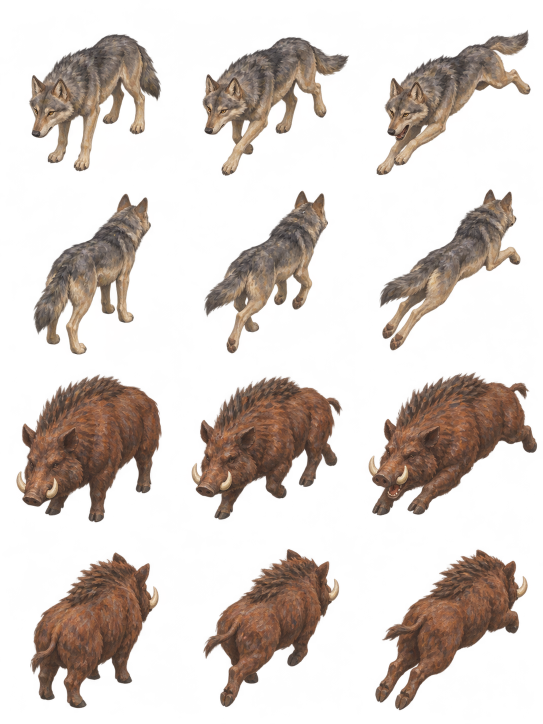
#> input picture art/originals/beasts.png, 1086 x 1448 px (shown at 1/2 size); its folder holds only this picture in this run
$ python -i bake_archer_turn.py   (imports and definitions only)
#> lines starting #> are read from the running program, lines starting #| are printed output that depends on the picture; after the words box and inside, x2 and y2 are one past the last pixel; in counts of white or black regions, pixels touching at a corner belong together
#> further down, picture is the input picture: PIL image 1086x1448 RGBA; mean R, G, B, A 47.6, 34.4, 27.3, 76.6
### art/tools/bake_motion.py
"""Bake motion-compensated inbetweens from the registered original poses."""
from pathlib import Path
import cv2
import numpy as np
from PIL import Image

ROOT = Path(__file__).resolve().parents[2] / "prototype/art/original"
WD, HT = 320, 256
SUBSTEPS = 8
COLS = 16
solver = cv2.DISOpticalFlow_create(cv2.DISOPTICAL_FLOW_PRESET_MEDIUM)
yy, xx = np.mgrid[:HT, :WD].astype(np.float32)


def prepare(frame):
    rgba = np.asarray(frame, dtype=np.float32) / 255
    rgba[:, :, :3] *= rgba[:, :, 3:]
    # Include silhouette edges in the correspondence search.
    gray = cv2.cvtColor(rgba[:, :, :3], cv2.COLOR_RGB2GRAY)
    return rgba, np.uint8((.72 * gray + .28 * rgba[:, :, 3]) * 255)


# [9 lines left out: function warp_towards, not called in this run]


# Landmarks on the original spear keys: tip, grip, face, shoulder, belt,
# trailing cloth, planted foot and the other foot. Coordinates are tile-local.
SPEAR_GUIDES = [
    {0: [(118,65),(145,132),(162,84),(180,108),(164,154),(193,174),(146,212),(180,232)],
     11:[(112,65),(144,148),(154,86),(174,110),(158,156),(199,162),(142,212),(179,233)],
     12:[(105,105),(148,146),(145,85),(167,105),(160,154),(209,138),(126,231),(181,203)],
     13:[(72,216),(136,161),(170,98),(186,112),(178,151),(239,139),(136,232),(236,206)],
     14:[(108,80),(153,149),(147,87),(169,111),(154,155),(205,144),(129,232),(186,206)]},
    {0: [(205,64),(179,133),(156,86),(164,105),(149,157),(119,177),(132,221),(171,232)],
     11:[(206,65),(180,134),(170,87),(170,108),(154,157),(116,176),(133,219),(166,232)],
     12:[(215,81),(185,114),(168,86),(170,104),(153,154),(107,151),(119,231),(173,199)],
     13:[(239,81),(201,103),(162,98),(168,113),(145,155),(95,162),(89,231),(183,203)],
     14:[(208,76),(180,138),(174,91),(171,110),(150,159),(117,170),(121,232),(181,221)]},
]


# Medea's registration marks: crown, casting fingers, elbow, vial hand,
# hip, two sandals and the trailing hem. Keep the throwing hand attached.
MEDEA_GUIDES = [
    {0:[(157,37),(140,104),(128,100),(153,103),(157,140),(149,229),(177,226),(193,200)],
     2:[(157,37),(76,44),(111,59),(161,104),(153,140),(102,229),(204,226),(218,199)]},
    {0:[(156,37),(193,100),(185,99),(144,104),(157,140),(145,229),(177,226),(186,200)],
     2:[(157,37),(249,46),(209,62),(116,101),(155,140),(100,226),(207,229),(90,200)]},
]


def guide_maps(source, target, t, intermediate=None, size=(WD,HT)):
    width,height=size
    gy,gx=(yy,xx) if size==(WD,HT) else np.mgrid[:height,:width].astype(np.float32)
    border = [(0,0),(width-1,0),(width-1,height-1),(0,height-1)]
    a, b = (np.float32(points + border) for points in (source, target))
    mid = (1-t)*a + t*b if intermediate is None else np.float32(list(intermediate) + border)
    mesh = cv2.Subdiv2D((0,0,width,height))
    for x, y in mid:
        mesh.insert((float(x),float(y)))
    maps = [np.dstack((gx, gy)).copy() for _ in range(2)]
    for tri in mesh.getTriangleList().reshape(-1,3,2):
        ids = np.argmin(np.sum((mid[None,:,:]-tri[:,None,:])**2,axis=2),axis=1)
        left, top, w, h = cv2.boundingRect(tri)
        coords = np.dstack((gx[top:top+h,left:left+w], gy[top:top+h,left:left+w]))
        mask = np.zeros((h,w),np.uint8)
        cv2.fillConvexPoly(mask,np.int32(np.rint(tri-[left,top])),1)
        for output, keys in zip(maps, (a,b)):
            transform = cv2.getAffineTransform(tri, keys[ids])
            patch = output[top:top+h,left:left+w]
            patch[mask!=0] = cv2.transform(coords,transform)[mask!=0]
    return maps


# [66 lines left out: functions between, bake, not called in this run]


# [4 lines that do not run on import are left out]

### art/tools/bake_hero_turn.py
"""Bake the spear hero's directional pivot from the approved drawings."""
from pathlib import Path
import cv2
import numpy as np
from PIL import Image, ImageOps

from bake_motion import ROOT, WD, HT, SPEAR_GUIDES, prepare, guide_maps

SOURCE = Path(__file__).resolve().parents[1] / "originals/hero-turn.png"
STEPS = 8
# Tip, grip, face, shoulder, belt, cape and two soles in each new drawing.
GUIDES = [
    [(295,15),(307,244),(390,102),(439,180),(392,319),(510,350),(366,684),(413,685)],
    [(159,31),(264,243),(302,110),(360,182),(329,318),(467,356),(299,684),(417,653)],
    [(430,14),(423,232),(336,101),(365,178),(326,332),(209,406),(305,684),(359,684)],
]


# [28 lines left out: functions generated_key, mirror, layers, not called in this run]


def body_guides(body,head,foot,center=WD/2):
    mask = body[:,:,3] > .50
    # Register the visible sides of the torso in screen order. Anatomical
    # shoulder/cape landmarks swap sides during a pivot and fold a triangle.
    anchors = []
    for frac in [-.07, .0, .17, .32, .49, .65, .82, .96]:
        y = int(round(head + frac*(foot-head)))
        _,xs = np.where(mask[y-2:y+3])
        left,right = np.percentile(xs,[2,98]) if len(xs) else (center-3,center+3)
        anchors += [(left,y),(right,y)]
    return np.asarray(anchors,dtype=float)


def warp_shaft(layer, source, target):
    # Similarity about the grip keeps the straight shaft out of the torso mesh.
    def triangle(ends):
        tip,grip = ends
        dx,dy = tip-grip
        return np.float32([tip,grip,grip + [-dy,dx]])
    matrix = cv2.getAffineTransform(triangle(source),triangle(target))
    return cv2.warpAffine(layer,matrix,(WD,HT),flags=cv2.INTER_LINEAR)


# [32 lines left out: function bake, not called in this run]


# [2 lines that do not run on import are left out]

### art/tools/bake_archer_turn.py
"""Register Atalanta's painted bow separately from her torso for turns and draws."""
import cv2
import numpy as np
from PIL import Image
from bake_motion import ROOT, WD, HT, prepare, guide_maps
from bake_hero_turn import body_guides, warp_shaft

# Per view and pose: face, grip, upper limb tip, and the weapon cutout.
MARKS = [
    [(66,(140,151),(120,78),[(115,74),(127,76),(143,119),(146,151),(145,202),(138,202),(137,157),(117,135)]),
     (75,(114,112),(143,40),[(139,36),(149,39),(124,98),(121,105),(120,125),(151,169),(146,181),(108,144),(105,120),(80,122),(79,112),(104,103),(104,76)])],
    [(70,(185,151),(199,86),[(189,83),(204,82),(207,134),(190,159),(181,203),(173,202),(179,154),(184,142)]),
     (69,(206,72),(182,25),[(177,21),(186,19),(213,46),(213,55),(228,54),(229,65),(214,69),(214,108),(191,144),(183,141),(198,87),(198,68)])],
]


def key(image, side, pose, mirrored=False):
    face,grip,tip,outline = MARKS[side][int(pose==2)]
    cell = image.crop((pose*WD,side*HT,(pose+1)*WD,(side+1)*HT))
    paint = prepare(cell)[0]
    mask = np.zeros((HT,WD),np.uint8)
    cv2.fillPoly(mask,[np.int32(outline)],1)
#> mask: shape (256, 320); values 0 (black) and 1 (white), 2.7% white; 1 white region, box (x1, y1, x2, y2) and area: (115, 74, 147, 203) 2172
    bow = paint * mask[:,:,None]
    body = paint-bow
    ends = np.float32([tip,grip])
    if mirrored:
        body,bow = body[:,::-1].copy(),bow[:,::-1].copy()
        ends[:,0] = WD-1-ends[:,0]
    return body,bow,body_guides(body,face,237),ends
#> in body_guides, `mask = body[:,:,3] > .50`:
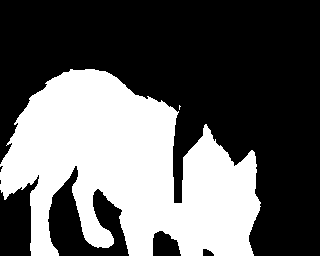
#> mask: shape (256, 320) bool; 37.5% white; 2 white regions (1 under 20 px), largest, box (x1, y1, x2, y2) and area: (0, 69, 261, 256) 30753
#> the loop in body_guides, `for frac in [-.07, .0, .17, .32, .49, .65, .82, .96]:` made 8 passes
#> (left, right) on passes 3 to 8: (34, 140.3), (19, 172), (12.24, 223), (4, 251), (34, 256), (34, 247)
#> (left, right, anchors) on passes 1 to 2: (157, 163, [(157, 54), (163, 54)]), (157, 163, [(157, 54), (163, 54), (157, 66), (163, 66)])


def sample(a,b,t,pivot=False):
    left,wl,ga,ea = a
    right,wr,gb,eb = b
    if t == 0 or t == 1:
        body,bow = (left,wl) if t==0 else (right,wr)
        ink = body+bow
    else:
        mid = ga*(1-t)+gb*t
        sway = np.sin(np.pi*t)
        if pivot:
            mid[12::2] = ga[12::2]+(gb-ga)[12::2]*t*t
            mid[13::2,1] -= 3*sway
        # Keep the wrists registered while the upper limb travels in an arc.
        ends = ea*(1-t)+eb*t
        ends[:,1] -= sway*(2 if pivot else 5)
        ma,mb = guide_maps(ga.tolist()+[ea[1].tolist()],gb.tolist()+[eb[1].tolist()],t,
                           np.vstack((mid,ends[1])))
        w = t*t/(t*t+(1-t)**2)
        ink = cv2.remap(left,ma,None,cv2.INTER_LINEAR)*(1-w)+cv2.remap(right,mb,None,cv2.INTER_LINEAR)*w
        weapon = warp_shaft(wl,ea,ends)*(1-w)+warp_shaft(wr,eb,ends)*w
        ink += weapon*(1-ink[:,:,3:])
    ink[:,:,:3] /= np.maximum(ink[:,:,3:],.00001)
    return Image.fromarray(np.uint8(np.clip(ink*255+.5,0,255)))


def bake_pivot(image):
    # The four carry keys look diagonally out from the board. Each intervening
    # quarter-turn has sixteen registered poses, including the wrap at north.
    ring = [key(image,0,0,True),key(image,1,0),key(image,1,0,True),key(image,0,0)]
#> in key (call 2), `cv2.fillPoly(mask,[np.int32(outline)],1)`: mask: shape (256, 320); values 0 (black) and 1 (white), 2.4% white; 1 white region, box (x1, y1, x2, y2) and area: (173, 82, 208, 204) 1942
#> in body_guides (call 2), `mask = body[:,:,3] > .50`: mask: shape (256, 320) bool; 18.2% white; 5 white regions, box (x1, y1, x2, y2) and area: (120, 132, 302, 256) 10569, (148, 0, 191, 86) 1939, (96, 0, 139, 70) 1539, (63, 0, 105, 20) 603, (260, 0, 289, 13) 292
#> the loop in body_guides (call 2), `for frac in [-.07, .0, .17, .32, .49, .65, .82, .96]:` made 8 passes
#> (y, left, right) on passes 3 to 8: (98, 157, 163), (123, 157, 163), (152, 238, 293.8), (179, 222.5, 294.5), (207, 196.9, 292), (230, 162.8, 277.2)
#> (y, left, right, anchors) on passes 1 to 2: (58, 97, 177, [(97, 58), (177, 58)]), (70, 102, 178, [(97, 58), (177, 58), (102, 70), (178, 70)])
#> call 3 of body_guides, with head = 70, foot = 237, center = 160
#> in body_guides (call 3), `mask = body[:,:,3] > .50`:
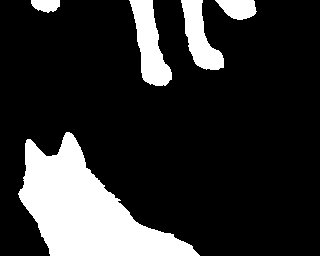
#> mask: shape (256, 320) bool; 18.2% white; 5 white regions, box (x1, y1, x2, y2) and area: (18, 132, 200, 256) 10569, (129, 0, 172, 86) 1939, (181, 0, 224, 70) 1539, (215, 0, 257, 20) 603, (31, 0, 60, 13) 292
#> the loop in body_guides (call 3), `for frac in [-.07, .0, .17, .32, .49, .65, .82, .96]:` made 8 passes
#> (y, left, right) on passes 3 to 8: (98, 157, 163), (123, 157, 163), (152, 25.22, 81), (179, 24.48, 96.52), (207, 27, 122.1), (230, 41.8, 156.2)
#> (y, left, right, anchors) on passes 1 to 2: (58, 142, 222, [(142, 58), (222, 58)]), (70, 141, 217, [(142, 58), (222, 58), (141, 70), (217, 70)])
#> call 4 of body_guides, with head = 66, foot = 237, center = 160
#> in body_guides (call 4), `mask = body[:,:,3] > .50`:
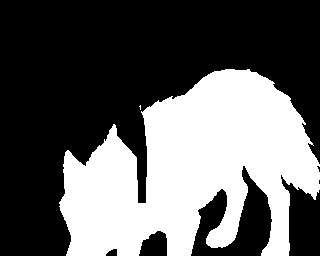
#> mask: shape (256, 320) bool; 37.5% white; 2 white regions (1 under 20 px), largest, box (x1, y1, x2, y2) and area: (59, 69, 320, 256) 30753
#> the loop in body_guides (call 4), `for frac in [-.07, .0, .17, .32, .49, .65, .82, .96]:` made 8 passes
#> (y, left, right) on passes 3 to 8: (95, 178.7, 285), (121, 147, 300), (150, 96, 306.8), (177, 68, 315), (206, 63, 285), (230, 72, 285)
#> (y, left, right, anchors) on passes 1 to 2: (54, 157, 163, [(157, 54), (163, 54)]), (66, 157, 163, [(157, 54), (163, 54), (157, 66), (163, 66)])
    atlas = Image.new("RGBA",(8*WD,8*HT))
#> atlas: PIL image 2560x2048 RGBA; every value is 0
    for i in range(64):
        sector,part = divmod((i-8)%64,16)
        frame = sample(ring[sector],ring[(sector+1)%4],part/16,True)
        atlas.paste(frame,((i%8)*WD,(i//8)*HT))
#> this loop made 64 passes
#> (ea in sample, eb in sample) on passes 1 to 4: ([[120, 78], [140, 151]], [[199, 78], [179, 151]]), ([[120, 78], [140, 151]], [[199, 78], [179, 151]]), ([[120, 78], [140, 151]], [[199, 78], [179, 151]]), ([[120, 78], [140, 151]], [[199, 78], [179, 151]])
#> (ea in sample, eb in sample) on passes 9, 25: ([[199, 78], [179, 151]], [[199, 86], [185, 151]]), ([[199, 86], [185, 151]], [[120, 86], [134, 151]])
#> pass 1, in sample, `ink += weapon*(1-ink[:,:,3:])`:
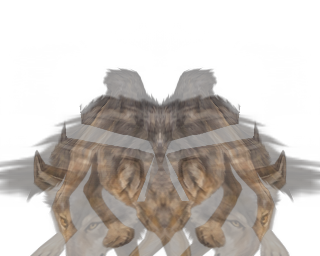
#> ink: shape (256, 320, 4) float32; mean R, G, B, A 0.19, 0.163, 0.141, 0.364; transparent parts drawn white
#> pass 1, in bake_pivot, `frame = sample(ring[sector],ring[(sector+1)%4],part/16,True)`:
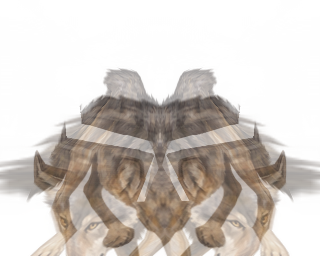
#> frame: PIL image 320x256 RGBA; mean R, G, B, A 71.3, 61.5, 52.7, 92.8; transparent parts drawn white
#> after the loop:
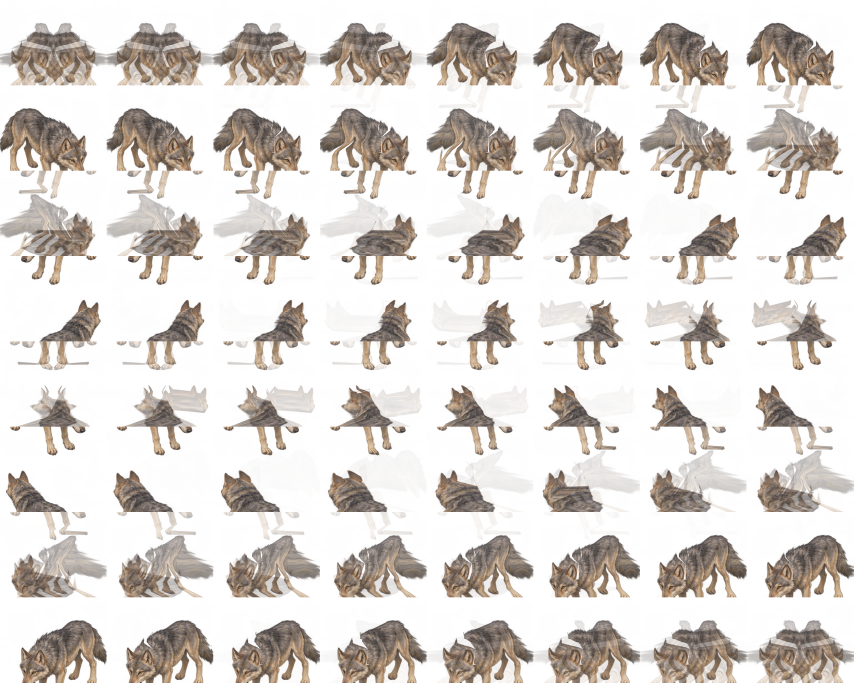
#> atlas: PIL image 2560x2048 RGBA (shown at 1/3 size); mean R, G, B, A 78.8, 59.7, 47.1, 71.9; transparent parts drawn white
#> after the loop:
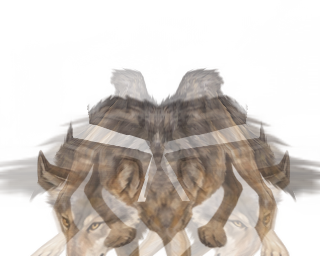
#> frame: PIL image 320x256 RGBA; mean R, G, B, A 71.3, 61.5, 52.6, 92.9; transparent parts drawn white
    folder = ROOT/"turns"
    folder.mkdir(exist_ok=True)
    atlas.save(folder/"atalanta.png")

>>> from PIL import Image
>>> picture = Image.open('../originals/beasts.png')
>>> result = bake_pivot(picture)

$ run again, on art/originals/cave.png
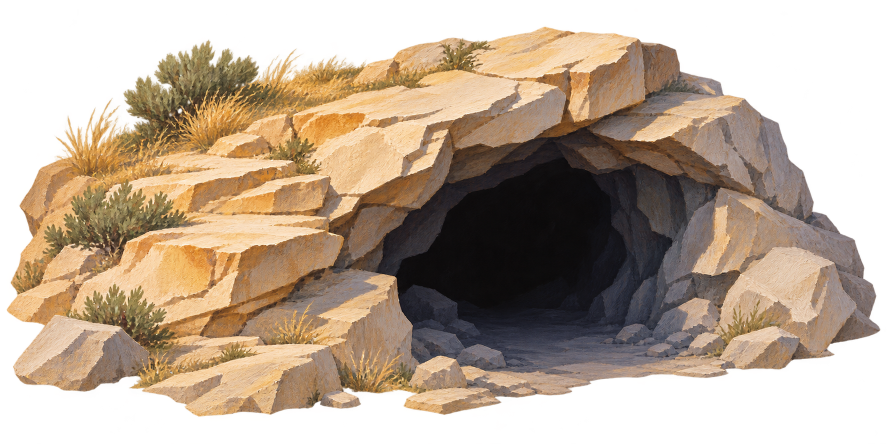
#> input picture art/originals/cave.png, 1774 x 887 px (shown at 1/2 size)
#> picture is the input picture: PIL image 1774x887 RGBA; mean R, G, B, A 104.5, 84.7, 64, 164.5
#> in body_guides, `mask = body[:,:,3] > .50`:
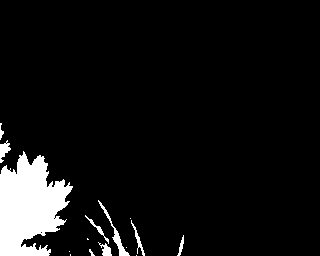
#> mask: shape (256, 320) bool; 7.1% white; 15 white regions (7 under 20 px), largest, box (x1, y1, x2, y2) and area: (0, 151, 73, 256) 5023, (98, 200, 130, 256) 241, (0, 140, 11, 163) 128
#> the loop in body_guides, `for frac in [-.07, .0, .17, .32, .49, .65, .82, .96]:` made 8 passes
#> (left, right) on passes 3, 5, 6, 7, 8: (157, 163), (0, 23), (0.68, 45.32), (1, 102), (1, 135)
#> the loop in body_guides (call 2), `for frac in [-.07, .0, .17, .32, .49, .65, .82, .96]:` made 8 passes
#> (y, left, right) on passes 3 to 8: (98, 76, 315), (123, 64, 315), (152, 45, 314), (179, 57, 314), (207, 65, 314), (230, 63, 314)
#> the loop in bake_pivot, `for i in range(64):` made 64 passes
#> (ea in sample, eb in sample) on passes 1 to 2: ([[120, 78], [140, 151]], [[199, 78], [179, 151]]), ([[120, 78], [140, 151]], [[199, 78], [179, 151]])
#> after the loop in bake_pivot, `for i in range(64):`:
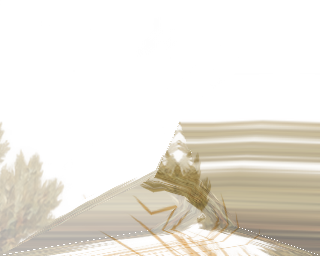
#> frame: PIL image 320x256 RGBA; mean R, G, B, A 63.4, 49.4, 29, 44.9; transparent parts drawn white
